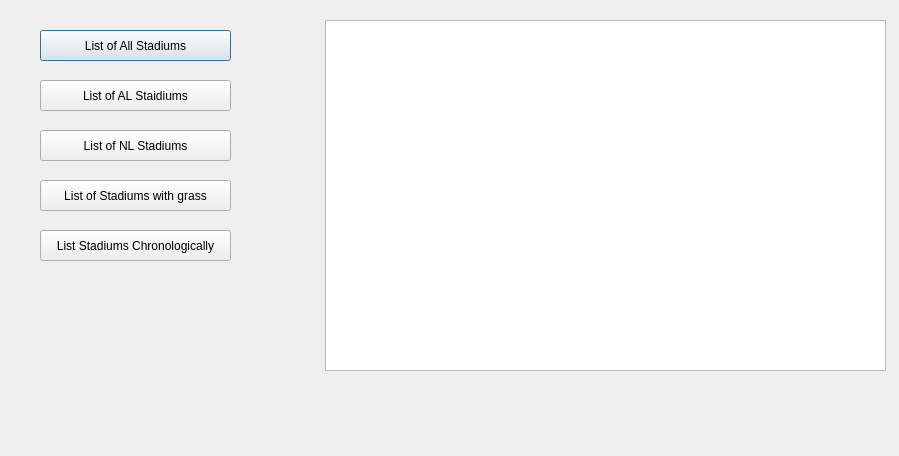
<?xml version="1.0" encoding="UTF-8"?>
<ui version="4.0">
 <class>ListWindow</class>
 <widget class="QDialog" name="ListWindow">
  <property name="geometry">
   <rect>
    <x>0</x>
    <y>0</y>
    <width>899</width>
    <height>456</height>
   </rect>
  </property>
  <property name="windowTitle">
   <string>Dialog</string>
  </property>
  <widget class="QPushButton" name="listAllStadiums">
   <property name="geometry">
    <rect>
     <x>40</x>
     <y>30</y>
     <width>191</width>
     <height>31</height>
    </rect>
   </property>
   <property name="text">
    <string>List of All Stadiums</string>
   </property>
  </widget>
  <widget class="QPushButton" name="listAmLeagueStadiums">
   <property name="geometry">
    <rect>
     <x>40</x>
     <y>80</y>
     <width>191</width>
     <height>31</height>
    </rect>
   </property>
   <property name="text">
    <string>List of AL Staidiums</string>
   </property>
  </widget>
  <widget class="QPushButton" name="listNLStadiums">
   <property name="geometry">
    <rect>
     <x>40</x>
     <y>130</y>
     <width>191</width>
     <height>31</height>
    </rect>
   </property>
   <property name="text">
    <string>List of NL Stadiums</string>
   </property>
  </widget>
  <widget class="QPushButton" name="ListGrassStadiums">
   <property name="geometry">
    <rect>
     <x>40</x>
     <y>180</y>
     <width>191</width>
     <height>31</height>
    </rect>
   </property>
   <property name="text">
    <string>List of Stadiums with grass</string>
   </property>
  </widget>
  <widget class="QPushButton" name="ListChronologicalStadium">
   <property name="geometry">
    <rect>
     <x>40</x>
     <y>230</y>
     <width>191</width>
     <height>31</height>
    </rect>
   </property>
   <property name="text">
    <string>List Stadiums Chronologically</string>
   </property>
  </widget>
  <widget class="QTableWidget" name="TableWidget">
   <property name="geometry">
    <rect>
     <x>325</x>
     <y>20</y>
     <width>561</width>
     <height>351</height>
    </rect>
   </property>
  </widget>
 </widget>
 <resources/>
 <connections>
  <connection>
   <sender>listAmLeagueStadiums</sender>
   <signal>clicked()</signal>
   <receiver>ListWindow</receiver>
   <slot>printAL()</slot>
   <hints>
    <hint type="sourcelabel">
     <x>188</x>
     <y>90</y>
    </hint>
    <hint type="destinationlabel">
     <x>266</x>
     <y>112</y>
    </hint>
   </hints>
  </connection>
 </connections>
 <slots>
  <slot>printAL()</slot>
 </slots>
</ui>
